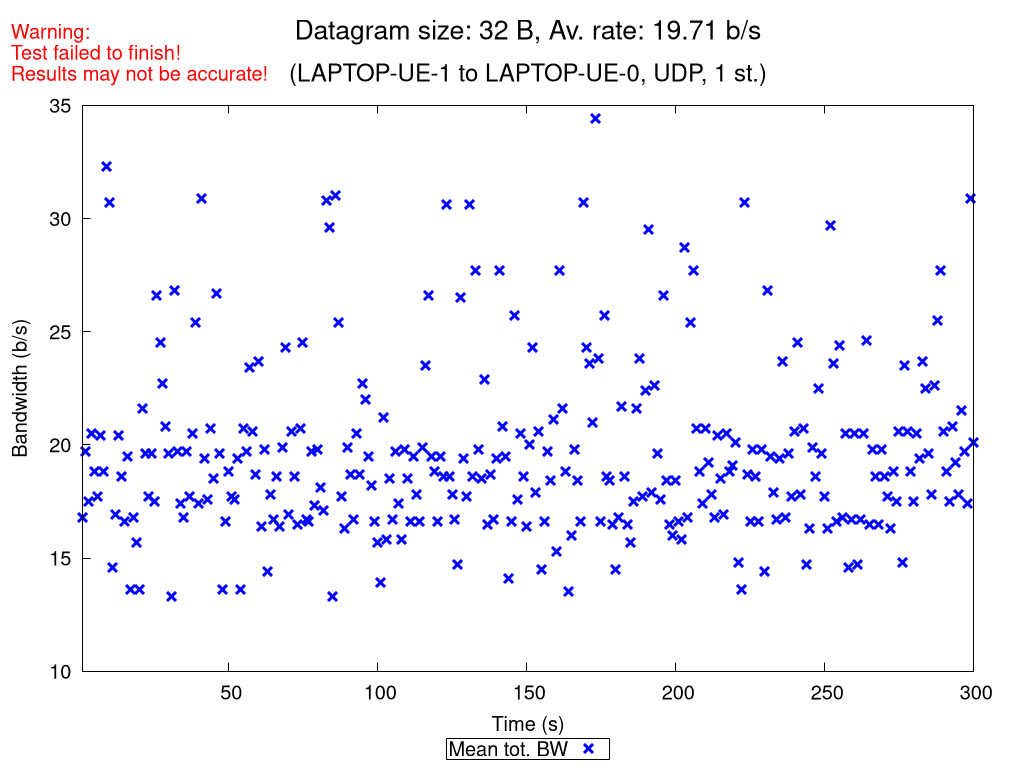

The script that saved this image:
set terminal pngcairo nocrop enhanced size 1024,768 font "Verdana,15"
set output "UDP_1_st_2020_10_13_11-51-31_two2one_00032B.png"

set title "{/=20 Datagram size: 32 B, Av. rate: 19.71 b/s}\n\n{/=18 (LAPTOP-UE-1 to LAPTOP-UE-0, UDP, 1 st.)}"
set label "Warning:\nTest failed to finish!\nResults may not be accurate!" at screen 0.01, screen 0.96 tc rgb "red"

set xlabel "Time (s)"
set ylabel "Bandwidth (b/s)"
set ytics nomirror
set key bmargin center horizontal box samplen 1 width -1
set bmargin 4.6
set rmargin 4.5

rf = 1.0  # rate factor
set style fill transparent solid 0.2 noborder
set autoscale xfix
plot "UDP_1_st_2020_10_13_11-51-31_two2one_00032B_iperf_processed.dat" using 1:($2/rf-$3/rf):($2/rf+$3/rf) with filledcurves lc rgb "blue" notitle, \
     "" using 1:($2/rf) with points pt 2 ps 1.5 lw 3 lc rgb "blue" title "Mean tot. BW", \
